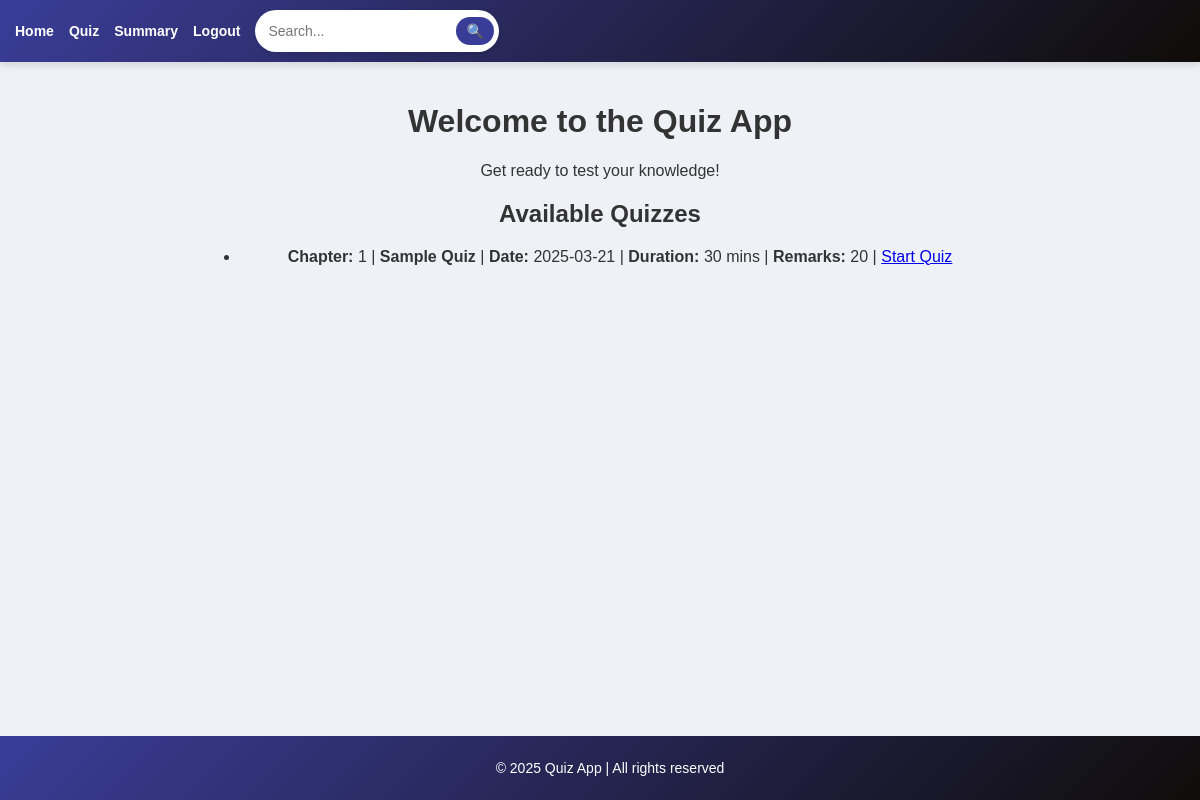
/user_dashboard (signed in), run on an earlier commit of the app's database.
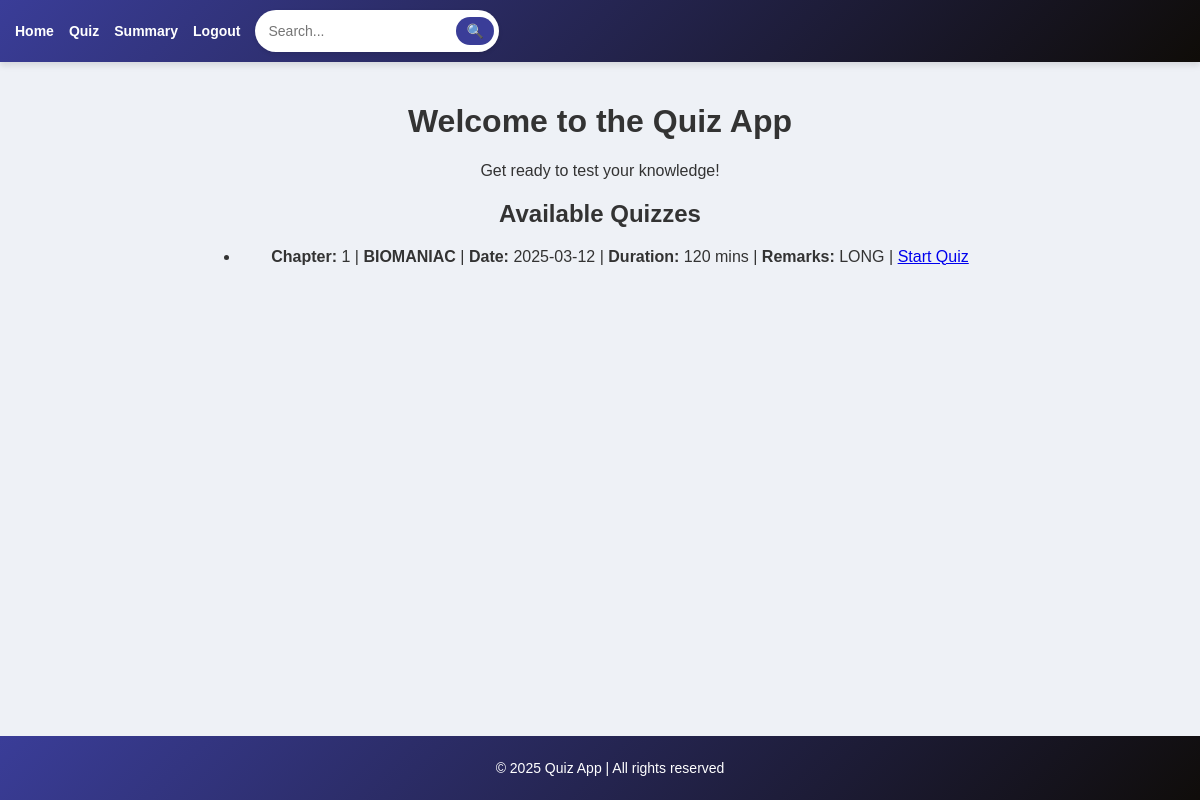
And on a later commit of the database.
### models.py (models this page shows, shortened)
class Quiz(db.Model):
    __tablename__ = 'quiz'
    id = db.Column(db.Integer, primary_key=True)
    chapter_id = db.Column(db.Integer, db.ForeignKey('chapters.id'), nullable=False)
    name = db.Column(db.String(225), unique=True, nullable=False)
    date_of_quiz = db.Column(db.Date, nullable=True)
    time_duration = db.Column(db.Integer, nullable=True)
    remarks = db.Column(db.String(255), nullable=True)
    chapter = db.relationship('Chapter', back_populates='quizzes')
    scores = db.relationship('Score', backref='quiz', lazy=True)

### app.py (the view)
@app.route('/user_dashboard')
@user_required
def user_dashboard():
    quiz = Quiz.query.order_by(Quiz.date_of_quiz).all()
    return render_template('user_dashboard.html', quiz=quiz)

### app.py (called while the page is built)
def user_required(f):
    @wraps(f)
    def decorated_function(*args, **kwargs):
        if "user_id" not in session or session.get('user_role') != 'user':
            flash("Unauthorized access!", "danger")
            return redirect(url_for("login"))
        return f(*args, **kwargs)
    return decorated_function

### templates/user_dashboard.html (shortened to what this page needs)
{% extends 'base.html' %}
{% block content %}
    <h1 class="text-center">Welcome to the Quiz App</h1>
    <p class="text-center">Get ready to test your knowledge!</p>
    <h2 class="text-center">Available Quizzes</h2>
    <ul class="list-group">
        {% for quiz in quiz %}
        <li class="list-group-item">
            <strong>Chapter:</strong> {{ quiz.chapter_id }} |
            <strong>{{ quiz.name }}</strong> |
            <strong>Date:</strong> {{ quiz.date_of_quiz }} |
            <strong>Duration:</strong> {{ quiz.time_duration }} mins |
            <strong>Remarks:</strong> {{ quiz.remarks }} |
            <a class="btn btn-primary btn-sm float-end" href="{{ url_for('take_quiz', quiz_id=quiz.id) }}">Start Quiz</a>
        </li>
        {% else %}
            <li class="list-group-item">No quizzes available at the moment.</li>
        {% endfor %}
    </ul>
{% endblock %}

What changed in the data, as far as the page shows it:
removed Quiz: chapter_id "1", name "Sample Quiz", date_of_quiz "2025-03-21", time_duration "30", remarks "20"
added Quiz: chapter_id "1", name "BIOMANIAC", date_of_quiz "2025-03-12", time_duration "120", remarks "LONG"
